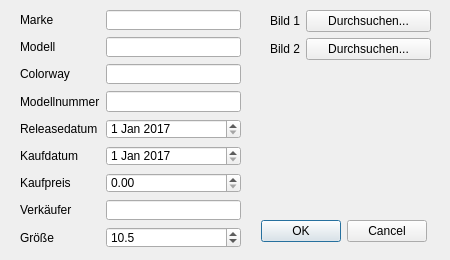
<?xml version="1.0" encoding="UTF-8"?>
<ui version="4.0">
 <class>Dialog_Data</class>
 <widget class="QDialog" name="Dialog_Data">
  <property name="geometry">
   <rect>
    <x>0</x>
    <y>0</y>
    <width>450</width>
    <height>260</height>
   </rect>
  </property>
  <property name="windowTitle">
   <string>Details</string>
  </property>
  <property name="styleSheet">
   <string notr="true"/>
  </property>
  <widget class="QDialogButtonBox" name="buttonBox">
   <property name="geometry">
    <rect>
     <x>256</x>
     <y>215</y>
     <width>171</width>
     <height>32</height>
    </rect>
   </property>
   <property name="orientation">
    <enum>Qt::Horizontal</enum>
   </property>
   <property name="standardButtons">
    <set>QDialogButtonBox::Cancel|QDialogButtonBox::Ok</set>
   </property>
  </widget>
  <widget class="QWidget" name="layoutWidget">
   <property name="geometry">
    <rect>
     <x>20</x>
     <y>10</y>
     <width>221</width>
     <height>238</height>
    </rect>
   </property>
   <layout class="QFormLayout" name="formLayout_ShoeData">
    <property name="labelAlignment">
     <set>Qt::AlignLeading|Qt::AlignLeft|Qt::AlignTop</set>
    </property>
    <property name="formAlignment">
     <set>Qt::AlignLeading|Qt::AlignLeft|Qt::AlignVCenter</set>
    </property>
    <property name="verticalSpacing">
     <number>7</number>
    </property>
    <item row="0" column="0">
     <widget class="QLabel" name="label_Brand">
      <property name="text">
       <string>Marke</string>
      </property>
     </widget>
    </item>
    <item row="0" column="1">
     <widget class="QLineEdit" name="lineEdit_Brand"/>
    </item>
    <item row="1" column="0">
     <widget class="QLabel" name="label_Model">
      <property name="text">
       <string>Modell</string>
      </property>
     </widget>
    </item>
    <item row="1" column="1">
     <widget class="QLineEdit" name="lineEdit_Model"/>
    </item>
    <item row="2" column="0">
     <widget class="QLabel" name="label_CW">
      <property name="text">
       <string>Colorway</string>
      </property>
     </widget>
    </item>
    <item row="2" column="1">
     <widget class="QLineEdit" name="lineEdit_CW"/>
    </item>
    <item row="3" column="0">
     <widget class="QLabel" name="label_Modelnr">
      <property name="text">
       <string>Modellnummer</string>
      </property>
     </widget>
    </item>
    <item row="3" column="1">
     <widget class="QLineEdit" name="lineEdit_Modelnr"/>
    </item>
    <item row="4" column="0">
     <widget class="QLabel" name="label_Releasedate">
      <property name="text">
       <string>Releasedatum</string>
      </property>
     </widget>
    </item>
    <item row="4" column="1">
     <widget class="QDateEdit" name="dateEdit_Releasedate">
      <property name="date">
       <date>
        <year>2017</year>
        <month>1</month>
        <day>1</day>
       </date>
      </property>
     </widget>
    </item>
    <item row="5" column="0">
     <widget class="QLabel" name="label_Buydate">
      <property name="text">
       <string>Kaufdatum</string>
      </property>
     </widget>
    </item>
    <item row="5" column="1">
     <widget class="QDateEdit" name="dateEdit_Buydate">
      <property name="date">
       <date>
        <year>2017</year>
        <month>1</month>
        <day>1</day>
       </date>
      </property>
     </widget>
    </item>
    <item row="6" column="0">
     <widget class="QLabel" name="label_Price">
      <property name="text">
       <string>Kaufpreis</string>
      </property>
     </widget>
    </item>
    <item row="6" column="1">
     <widget class="QDoubleSpinBox" name="doubleSpinBox_Price">
      <property name="maximum">
       <double>9999.989999999999782</double>
      </property>
     </widget>
    </item>
    <item row="7" column="0">
     <widget class="QLabel" name="label_Seller">
      <property name="text">
       <string>Verkäufer</string>
      </property>
     </widget>
    </item>
    <item row="7" column="1">
     <widget class="QLineEdit" name="lineEdit_Seller"/>
    </item>
    <item row="8" column="0">
     <widget class="QLabel" name="label_Size">
      <property name="text">
       <string>Größe</string>
      </property>
     </widget>
    </item>
    <item row="8" column="1">
     <widget class="QDoubleSpinBox" name="doubleSpinBox_Size">
      <property name="decimals">
       <number>1</number>
      </property>
      <property name="minimum">
       <double>4.000000000000000</double>
      </property>
      <property name="maximum">
       <double>16.000000000000000</double>
      </property>
      <property name="singleStep">
       <double>0.500000000000000</double>
      </property>
      <property name="value">
       <double>10.500000000000000</double>
      </property>
     </widget>
    </item>
   </layout>
  </widget>
  <widget class="QWidget" name="layoutWidget">
   <property name="geometry">
    <rect>
     <x>270</x>
     <y>10</y>
     <width>161</width>
     <height>54</height>
    </rect>
   </property>
   <layout class="QFormLayout" name="formLayout_BrowsePics">
    <item row="0" column="0">
     <widget class="QLabel" name="label_BrowsePic1">
      <property name="text">
       <string>Bild 1</string>
      </property>
     </widget>
    </item>
    <item row="0" column="1">
     <widget class="QPushButton" name="pushButton_BrowsePic1">
      <property name="text">
       <string>Durchsuchen...</string>
      </property>
     </widget>
    </item>
    <item row="1" column="0">
     <widget class="QLabel" name="label_BrowsePic2">
      <property name="text">
       <string>Bild 2</string>
      </property>
     </widget>
    </item>
    <item row="1" column="1">
     <widget class="QPushButton" name="pushButton_BrowsePic2">
      <property name="text">
       <string>Durchsuchen...</string>
      </property>
     </widget>
    </item>
   </layout>
  </widget>
  <widget class="QWidget" name="layoutWidget">
   <property name="geometry">
    <rect>
     <x>270</x>
     <y>80</y>
     <width>161</width>
     <height>71</height>
    </rect>
   </property>
   <layout class="QHBoxLayout" name="horizontalLayout">
    <item>
     <widget class="QLabel" name="label_PreviewPic1">
      <property name="text">
       <string/>
      </property>
     </widget>
    </item>
    <item>
     <spacer name="horizontalSpacer">
      <property name="orientation">
       <enum>Qt::Horizontal</enum>
      </property>
      <property name="sizeType">
       <enum>QSizePolicy::Fixed</enum>
      </property>
      <property name="sizeHint" stdset="0">
       <size>
        <width>9</width>
        <height>20</height>
       </size>
      </property>
     </spacer>
    </item>
    <item>
     <widget class="QLabel" name="label_PreviewPic2">
      <property name="text">
       <string/>
      </property>
     </widget>
    </item>
   </layout>
  </widget>
 </widget>
 <resources/>
 <connections>
  <connection>
   <sender>buttonBox</sender>
   <signal>accepted()</signal>
   <receiver>Dialog_Data</receiver>
   <slot>accept()</slot>
   <hints>
    <hint type="sourcelabel">
     <x>248</x>
     <y>254</y>
    </hint>
    <hint type="destinationlabel">
     <x>157</x>
     <y>274</y>
    </hint>
   </hints>
  </connection>
  <connection>
   <sender>buttonBox</sender>
   <signal>rejected()</signal>
   <receiver>Dialog_Data</receiver>
   <slot>reject()</slot>
   <hints>
    <hint type="sourcelabel">
     <x>316</x>
     <y>260</y>
    </hint>
    <hint type="destinationlabel">
     <x>286</x>
     <y>274</y>
    </hint>
   </hints>
  </connection>
 </connections>
</ui>
